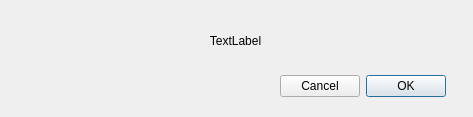
<?xml version="1.0" encoding="UTF-8"?>
<ui version="4.0">
 <class>StepFinishedDialog</class>
 <widget class="QDialog" name="StepFinishedDialog">
  <property name="geometry">
   <rect>
    <x>0</x>
    <y>0</y>
    <width>473</width>
    <height>117</height>
   </rect>
  </property>
  <property name="windowTitle">
   <string>What to do next</string>
  </property>
  <widget class="QDialogButtonBox" name="buttonBox">
   <property name="geometry">
    <rect>
     <x>280</x>
     <y>70</y>
     <width>181</width>
     <height>32</height>
    </rect>
   </property>
   <property name="layoutDirection">
    <enum>Qt::RightToLeft</enum>
   </property>
   <property name="orientation">
    <enum>Qt::Horizontal</enum>
   </property>
   <property name="standardButtons">
    <set>QDialogButtonBox::Cancel|QDialogButtonBox::Ok</set>
   </property>
   <property name="centerButtons">
    <bool>false</bool>
   </property>
  </widget>
  <widget class="QLabel" name="notificationLabel">
   <property name="geometry">
    <rect>
     <x>20</x>
     <y>20</y>
     <width>431</width>
     <height>41</height>
    </rect>
   </property>
   <property name="text">
    <string>TextLabel</string>
   </property>
   <property name="alignment">
    <set>Qt::AlignCenter</set>
   </property>
  </widget>
 </widget>
 <resources/>
 <connections>
  <connection>
   <sender>buttonBox</sender>
   <signal>accepted()</signal>
   <receiver>StepFinishedDialog</receiver>
   <slot>accept()</slot>
   <hints>
    <hint type="sourcelabel">
     <x>248</x>
     <y>254</y>
    </hint>
    <hint type="destinationlabel">
     <x>157</x>
     <y>274</y>
    </hint>
   </hints>
  </connection>
  <connection>
   <sender>buttonBox</sender>
   <signal>rejected()</signal>
   <receiver>StepFinishedDialog</receiver>
   <slot>reject()</slot>
   <hints>
    <hint type="sourcelabel">
     <x>316</x>
     <y>260</y>
    </hint>
    <hint type="destinationlabel">
     <x>286</x>
     <y>274</y>
    </hint>
   </hints>
  </connection>
 </connections>
</ui>
